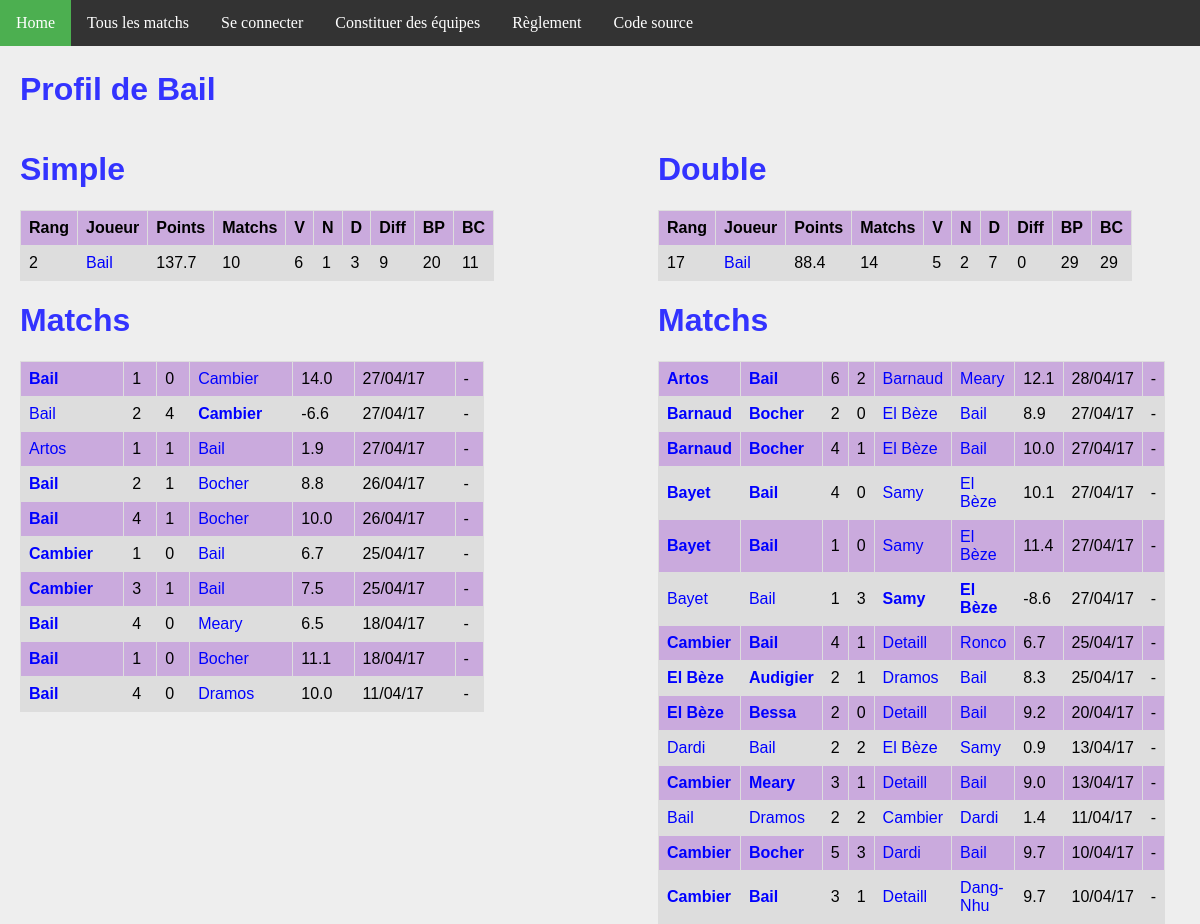
Before: /joueur/8/ with the older database file.
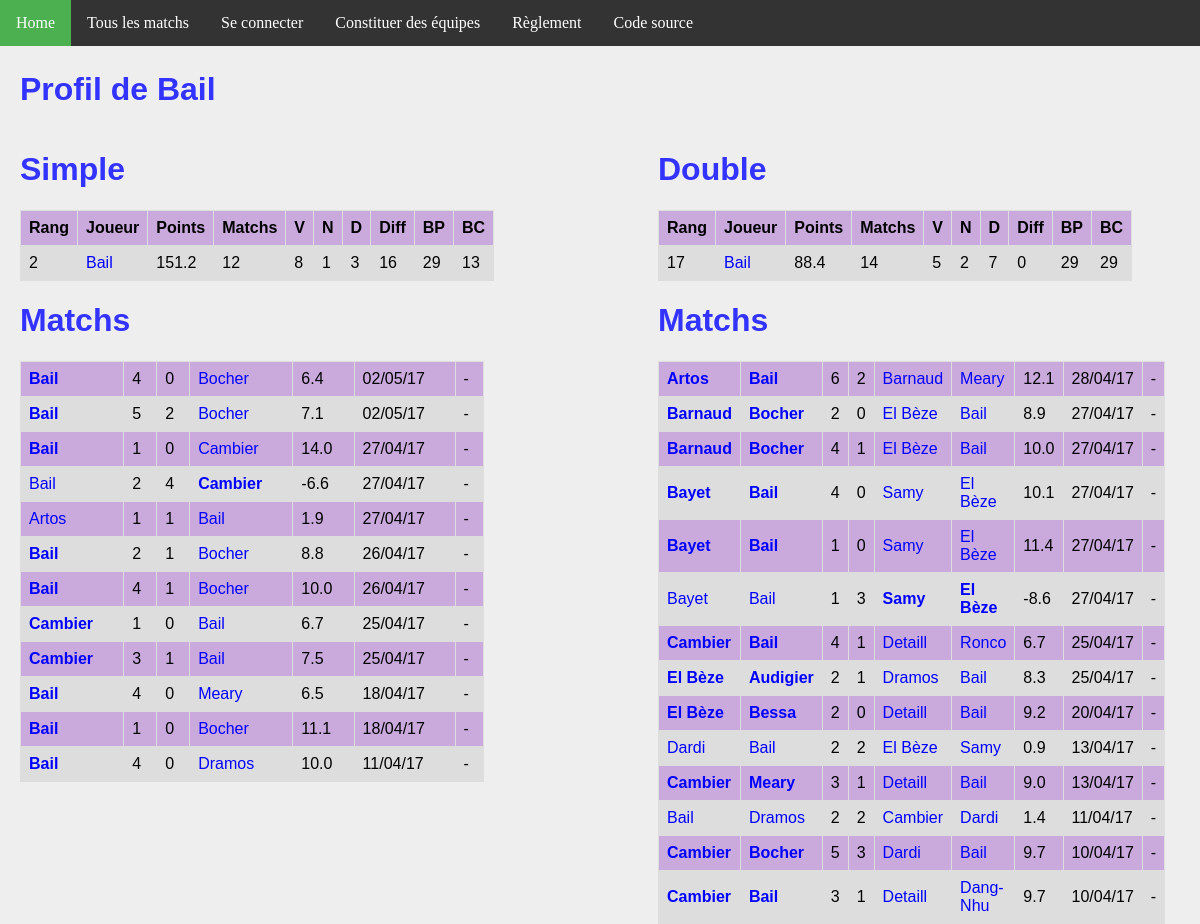
After: the same page with the newer database file.
### ranking/models.py (models this page shows, shortened)
class Joueur(models.Model):
    user = models.OneToOneField(User, on_delete=models.CASCADE)
    pseudo = models.CharField(max_length = 50, default="Pax lambda")
    simple_score = models.FloatField(default=100)
    simple_rang = models.IntegerField(default=0)
    simple_victoires = models.IntegerField(default=0)
    simple_nuls = models.IntegerField(default=0)
    simple_defaites = models.IntegerField(default=0)
    simple_buts_pour = models.IntegerField(default=0)
    simple_buts_contre = models.IntegerField(default=0)
    double_score = models.FloatField(default=100)
    double_rang = models.IntegerField(default=0)
    double_victoires = models.IntegerField(default=0)
    double_nuls = models.IntegerField(default=0)
    double_defaites = models.IntegerField(default=0)
    double_buts_pour = models.IntegerField(default=0)
    double_buts_contre = models.IntegerField(default=0)
    @property
    def simple_matchs(self):
        return self.simple_nuls + self.simple_victoires + self.simple_defaites
    @property
    def double_matchs(self):
        return self.double_nuls + self.double_victoires + self.double_defaites
    @property
    def simple_diff(self):
        return self.simple_buts_pour - self.simple_buts_contre
    @property
    def double_diff(self):
        return self.double_buts_pour - self.double_buts_contre

class MatchSimple(models.Model):
    domicile = models.ForeignKey('Joueur', related_name = 'dom')
    exterieur = models.ForeignKey('Joueur', related_name = 'exte')
    date = models.DateTimeField(auto_now_add=True)
    buts_domicile = models.IntegerField(default=0)
    buts_exterieur = models.IntegerField(default=0)
    points = models.FloatField(default=0)
    @property
    def winner(self):
        if self.buts_domicile > self.buts_exterieur:
            return 1.
        elif self.buts_domicile < self.buts_exterieur:
            return 0.
        else:
            return 0.5

class MatchDouble(models.Model):
    domicile_1 = models.ForeignKey('Joueur', related_name = 'dom1')
    domicile_2 = models.ForeignKey('Joueur', related_name = 'dom2')
    exterieur_1 = models.ForeignKey('Joueur', related_name = 'exte1')
    exterieur_2 = models.ForeignKey('Joueur', related_name = 'exte2')
    date = models.DateTimeField(auto_now_add=True)
    buts_domicile = models.IntegerField(default=0)
    buts_exterieur = models.IntegerField(default=0)
    points = models.FloatField(default=0)
    @property
    def winner(self):
        if self.buts_domicile > self.buts_exterieur:
            return 1.
        elif self.buts_domicile < self.buts_exterieur:
            return 0.
        else:
            return 0.5

### ranking/views.py (the view)
# urls.py: url(r'^joueur/(?P<joueur_id>[0-9]+)/$', views.detail_joueur, name='joueur'),
def detail_joueur(request, joueur_id):
    simples_1 = MatchSimple.objects.filter(domicile__id = joueur_id)
    simples_2 = MatchSimple.objects.filter(exterieur__id = joueur_id)
    simples = simples_1 | simples_2
    doubles_1 = MatchDouble.objects.filter(domicile_1__id = joueur_id)
    doubles_2 = MatchDouble.objects.filter(domicile_2__id = joueur_id)
    doubles_3 = MatchDouble.objects.filter(exterieur_1__id = joueur_id)
    doubles_4 = MatchDouble.objects.filter(exterieur_2__id = joueur_id)
    doubles = doubles_1 | doubles_2 | doubles_3 | doubles_4
    context = {
        'joueur': get_object_or_404(Joueur, pk=joueur_id),
        'simple_matchs': simples.order_by('-date').all(),
        'double_matchs': doubles.order_by('-date').all(),
    }
    return render(request, 'joueur.html', context)

### ranking/templatetags/app_filter.py (called while the page is built)
@register.filter(name='decimal')
def decimal(x):
    return '{0:.1f}'.format(x)

### ranking/templates/joueur.html
{% extends 'base.html' %}
{% block body %}
{% load app_filter %}
    <h1>Profil de {{ joueur.pseudo }}</h1>
<div id="column1" style="float:left; margin:0; width:40%;">
    <h1>Simple</h1>
    <table>
        <tr>
            <th>Rang</th>
            <th>Joueur</th>
            <th>Points</th>
            <th>Matchs</th>
            <th>V</th>
            <th>N</th>
            <th>D</th>
            <th>Diff</th>
            <th>BP</th>
            <th>BC</th>
        </tr>
        <tr>
            <td>{{ joueur.simple_rang }}</td>
            <td><a class='joueur' href="{% url 'joueur' joueur.id %}">{{joueur.pseudo}}</a></td>
            <td>{{joueur.simple_score|decimal}}</td>
            <td>{{joueur.simple_matchs}}</td>
            <td>{{joueur.simple_victoires}}</td>
            <td>{{joueur.simple_nuls}}</td>
            <td>{{joueur.simple_defaites}}</td>
            <td>{{joueur.simple_diff}}</td>
            <td>{{joueur.simple_buts_pour}}</td>
            <td>{{joueur.simple_buts_contre}}</td>
        </tr>
    </table>
    <h1>Matchs</h1>
    <table>
        {% for m in simple_matchs %}
        <tr>
            <td {% if m.winner == 1 %} style='font-weight:bold'{% endif %} >
                <a class="joueur" href="{% url 'joueur' m.domicile.id %}">{{m.domicile.pseudo}}</a>
            </td>
            <td>{{m.buts_domicile}}</td>
            <td>{{m.buts_exterieur}}</td>
            <td {% if m.winner == 0 %} style='font-weight:bold'{% endif %} >
                <a class='joueur' href="{% url 'joueur' m.exterieur.id %}">{{m.exterieur.pseudo}}</a>
            </td>
            <td>{{m.points|decimal}}</td>
            <td>{{m.date | date:'d/m/y'}}</td>
            <td>
            {% if m.domicile == request.user.joueur %}
                <a class="joueur" href="{% url 'annuler' m.id %}">Annuler</a>
            {% else %}
                -
            {% endif %}
            </td>
        </tr>
        {% endfor %}
    </table>
</div>
<div id="column2" style="float:left; margin-left:15%;width:40%;">
<h1>Double</h1>
<table>
    <tr>
        <th>Rang</th>
        <th>Joueur</th>
        <th>Points</th>
        <th>Matchs</th>
        <th>V</th>
        <th>N</th>
        <th>D</th>
        <th>Diff</th>
        <th>BP</th>
        <th>BC</th>
    </tr>
    <tr>
        <td>{{ joueur.double_rang }}</td>
        <td><a class='joueur' href="{% url 'joueur' joueur.id %}">{{joueur.pseudo}}</a></td>
        <td>{{joueur.double_score|decimal}}</td>
        <td>{{joueur.double_matchs}}</td>
        <td>{{joueur.double_victoires}}</td>
        <td>{{joueur.double_nuls}}</td>
        <td>{{joueur.double_defaites}}</td>
        <td>{{joueur.double_diff}}</td>
        <td>{{joueur.double_buts_pour}}</td>
        <td>{{joueur.double_buts_contre}}</td>
    </tr>
</table>
<h1>Matchs</h1>
<table>
    {% for m in double_matchs %}
    <tr>
        <td {% if m.winner == 1 %} style='font-weight:bold'{% endif %} >
            <a class="joueur" href="{% url 'joueur' m.domicile_1.id %}">{{m.domicile_1.pseudo}}</a>
        </td>
        <td {% if m.winner == 1 %} style='font-weight:bold'{% endif %} >
            <a class="joueur" href="{% url 'joueur' m.domicile_2.id %}">{{m.domicile_2.pseudo}}</a>
        </td>
        <td>{{m.buts_domicile}}</td>
        <td>{{m.buts_exterieur}}</td>
        <td {% if m.winner == 0 %} style='font-weight:bold'{% endif %} >
            <a class='joueur' href="{% url 'joueur' m.exterieur_1.id %}">{{m.exterieur_1.pseudo}}</a>
        </td>
        <td {% if m.winner == 0 %} style='font-weight:bold'{% endif %} >
            <a class='joueur' href="{% url 'joueur' m.exterieur_2.id %}">{{m.exterieur_2.pseudo}}</a>
        </td>
        <td>{{m.points|decimal}}</td>
        <td>{{m.date | date:'d/m/y'}}</td>
        <td>
        {% if m.domicile_1 == request.user.joueur %}
            <a class="joueur" href="{% url 'annuler_double' m.id %}">Annuler</a>
        {% else %}
            -
        {% endif %}
        </td>
    </tr>
    {% endfor %}
</table>
</div>
{% endblock %}

### ranking/templates/base.html (shortened to what this page needs)
{% load static %}
<!DOCTYPE html>
<html>
<head>
  <link rel="stylesheet" href="{% static 'fifa.css' %}"/>
</head>
<body>
<ul>
    <li><a class="menu" href="{% url 'index' %}">Home</a></li>
    <li><a href="{% url 'matchs'%}" class="menu">Tous les matchs</a></li>
    {% if request.user.is_authenticated %}
        <li><a class="menu" href="{% url 'joueur' request.user.joueur.id %}">Mes matchs</a></li>
        <li><a class="menu" href="{% url 'logout' %}">Se déconnecter ({{request.user.joueur.pseudo}})</a></li>
    {% else %}
        <li><a class="menu" href="{% url 'login' %}">Se connecter</a></li>
    {% endif %}
    <li><a href="{% url 'team'%}" class="menu">Constituer des équipes</a></li>
    <li><a href="{% url 'reglement'%}" class="menu">Règlement</a></li>
    <li><a href="https://github.com/fandejuni/fifa/" class="menu">Code source</a></li>
</ul>
<div style="padding:20px;margin-top:30px;">
<div id="contentBox" style="margin:0px auto; width:100%">
{% block body %}
{% endblock %}
</div>
</div>
</body>
</html>

### ranking/static/fifa.css (style rules this page uses)
h1, h2 { font-family: Arial; color: #3333FF; }
a { color: blue; text-decoration: none; }
body { background: #EEEEEE; margin: 0px; }
table { font-family: arial, sans-serif; border-collapse: collapse; width: 100%; }
td, th { border: 1px solid #dddddd; text-align: left; padding: 8px; }
tr:nth-child(even) { background-color: #DDDDDD; }
tr:nth-child(odd) { background-color: #CAAADD; }
ul { list-style-type: none; margin: 0; padding: 0; overflow: hidden; background-color: #333; position: fixed; top: 0; width: 100%; }
li { float: left; }
li a { display: block; color: white; text-align: center; padding: 14px 16px; text-decoration: none; }

Changed rows visible on the page:
changed Joueur "Bail": simple_score|decimal "137.7" → "151.2"; simple_matchs "10" → "12"; simple_victoires "6" → "8"; simple_diff "9" → "16"; simple_buts_pour "20" → "29"; simple_buts_contre "11" → "13"
added MatchSimple: domicile.pseudo "Bail", buts_domicile "4", buts_exterieur "0", exterieur.pseudo "Bocher", points|decimal "6.4", date "02/05/17"
added MatchSimple: domicile.pseudo "Bail", buts_domicile "5", buts_exterieur "2", exterieur.pseudo "Bocher", points|decimal "7.1", date "02/05/17"
